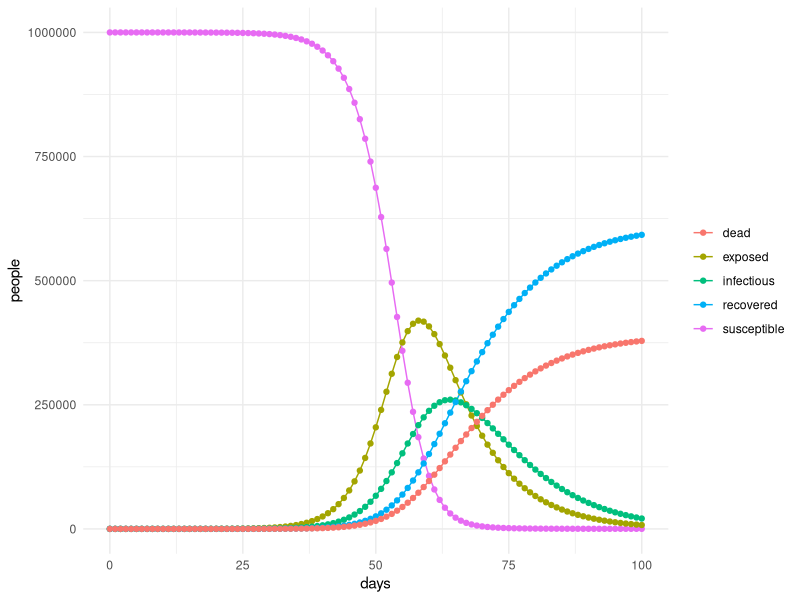
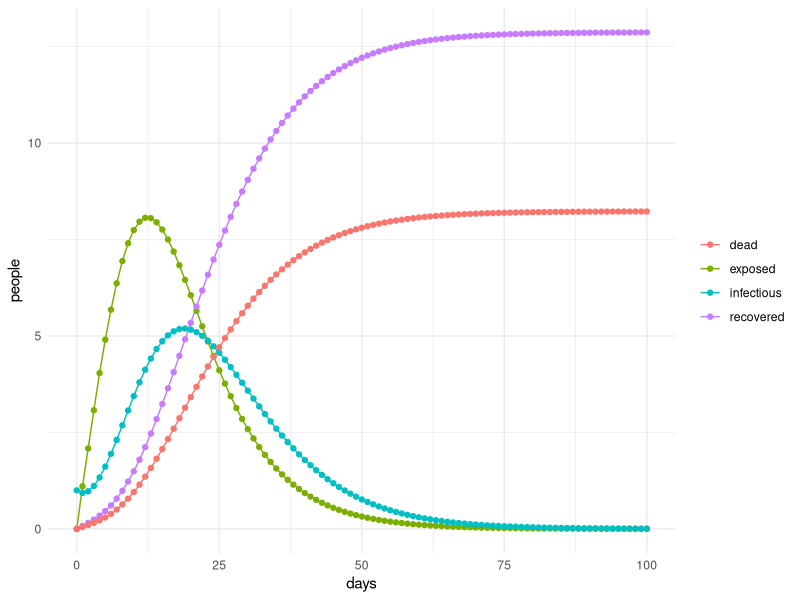

Source code (R) for these figures, in order:
library(deSolve) # ode
library(ggplot2)
library(dplyr) # rename, %>% 
library(tidyr) # gather



##########
# beta = beta_0
####

model <- function(time, state, parameters) {
  with(as.list(c(state, parameters)), {
    dS = -b*S*I -a*S*D
    dE = b*S*I +a*S*D -s*E
    dI = s*E - g*I
    dR = (1-f)*g*I
    dD = f*g*I
    return(list(c(dS, dE, dI, dR, dD)))
  })
}

table <- ode(func = model,
           y = c(S=1000000, E=0, I=1, R=0, D=0), # stocks t=0
           parms = c(a=0, b=1.22e-06, s=1/9.31, g=1/7.41, f=0.39),
           times = seq(0, 100, by = 1)) %>% as.data.frame

table %>% 
  rename(susceptible=S, exposed=E, infectious=I, recovered=R, dead=D) %>% # rename(newname = oldname)
  gather(key="group", value="people", -time) %>% # long-format
  ggplot(aes(x=time, y=people, col=group)) +
    geom_line() +
    geom_point() +
    theme_minimal() +
    xlab("days") +
    theme(legend.title=element_blank())






##########
# beta = beta(t)
####

beta <- function(t, b, tau, k){
  ifelse(t < tau, b, b*exp(-k*(t-tau)))
}

# beta(t=c(0:100), b=1.22e-06, tau=3, k=0.19) %>% plot(type="l")

model <- function(time, state, parameters) {
  with(as.list(c(state, parameters)), {
    dS = -beta(time, b, tau, k)*S*I -a*S*D
    dE = beta(time, b, tau, k)*S*I +a*S*D -s*E
    dI = s*E - g*I
    dR = (1-f)*g*I
    dD = f*g*I
    return(list(c(dS, dE, dI, dR, dD)))
  })
}

table <- ode(func = model,
             y = c(S=1000000, E=0, I=1, R=0, D=0),
             parms = c(a=0, b=1.22e-06, s=1/9.31, g=1/7.41, f=0.39, tau=3, k=0.19),
             times = seq(0, 100, by = 1)) %>% as.data.frame

table %>% 
  rename(susceptible=S, exposed=E, infectious=I, recovered=R, dead=D) %>%
  select(-susceptible) %>%
  gather(key="group", value="people", -time) %>%
  ggplot(aes(x=time, y=people, col=group)) +
    geom_line() +
    geom_point() +
    theme_minimal() +
    xlab("days") +
    theme(legend.title=element_blank())
